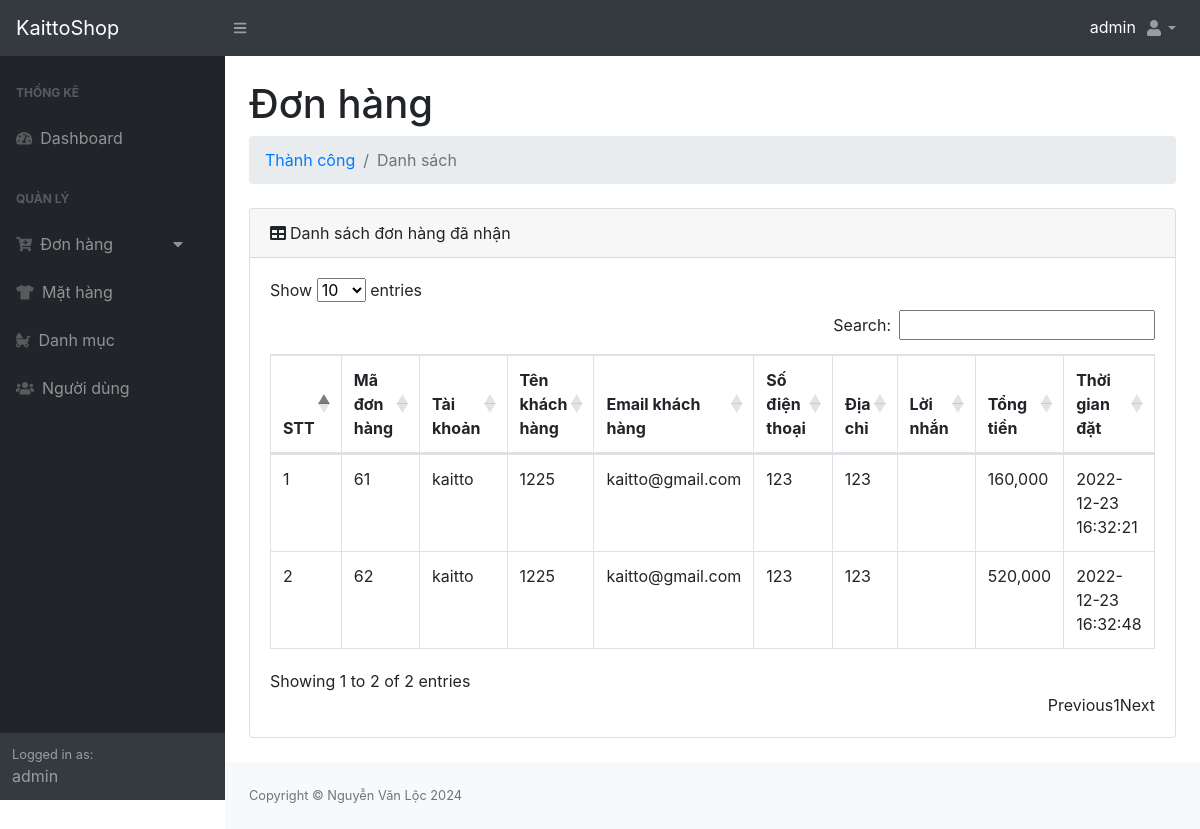
The app's page /?controller=admin&action=da-nhan (signed in) with its own data.
### tables this page shows
CREATE TABLE `transaction` (
  `id` int(11) NOT NULL,
  `status` int(11) NOT NULL,
  `user_id` int(11) DEFAULT NULL,
  `user_name` varchar(200) DEFAULT NULL,
  `user_email` varchar(200) DEFAULT NULL,
  `user_phone` varchar(13) DEFAULT NULL,
  `address` varchar(200) DEFAULT NULL,
  `amount` int(11) DEFAULT NULL,
  `message` text DEFAULT NULL,
  `created` timestamp NOT NULL DEFAULT current_timestamp() ON UPDATE current_timestamp()
);

CREATE TABLE `user` (
  `id` int(11) NOT NULL,
  `username` varchar(200) NOT NULL,
  `password` varchar(200) NOT NULL,
  `fullname` varchar(200) NOT NULL,
  `email` varchar(200) DEFAULT NULL,
  `address` varchar(200) DEFAULT NULL,
  `phone` varchar(13) DEFAULT NULL,
  `level` int(11) NOT NULL,
  `created` timestamp NOT NULL DEFAULT current_timestamp() ON UPDATE current_timestamp()
);

### index.php (called while the page is built)
<?php include('controller/route.php') ?>

### models/db.php (called while the page is built, shortened)
<?php
	 class db{
		private $host ='localhost';
		private $user ='root';
		private $pass = '';
		private $database = "kaittoshop";
		public function connect(){
			$this->conn = new mysqli($this->host,$this->user,$this->pass,$this->database);
			if(!$this->conn){
				die;
			}else{
				mysqli_set_charset($this->conn,'utf8');
				return $this->conn;
			}
		}
	}
?>

### models/adminModel.php (called while the page is built, shortened)
<?php
	class adminModel extends db {
		function select_transaction($status){
			$sql ="SELECT transaction.*,user.username,user.fullname,user.email,user.address address2,user.phone FROM `transaction` LEFT JOIN user on user.id = transaction.user_id WHERE status = $status";
			$data = $this->connect()->query($sql);
			return $data;
		}
	}
?>

### views/admin/donhang/danhan.php (the view, shortened to what this page needs)
<div class="container-fluid">
    <h1 class="mt-4">Đơn hàng</h1>
    <ol class="breadcrumb mb-4">
        <li class="breadcrumb-item"><a href="index.html">Thành công</a></li>
        <li class="breadcrumb-item active">Danh sách</li>
    </ol>
    <div class="card mb-4">
        <div class="card-header"><i class="fas fa-table mr-1"></i>Danh sách đơn hàng đã nhận</div>
        <div class="card-body">
            <div class="table-responsive">
                <table class="table table-bordered" id="dataTable" width="100%" cellspacing="0">
                    <thead>
                        <tr>
                            <th>STT</th>
                            <th>Mã đơn hàng</th>
                            <th>Tài khoản</th>
                            <th>Tên khách hàng</th>
                            <th>Email khách hàng</th>
                            <th>Số điện thoại</th>
                            <th>Địa chỉ</th>
                            <th>Lời nhắn</th>
                            <th>Tổng tiền</th>
                            <th>Thời gian đặt</th>
                        </tr>
                    </thead>
                    <tbody>
                        <?php foreach ($data as $key => $value):?>
                        <tr>
                            <td><?=$key+1?></td>
                            <td><?=$value['id']?></td>
                            <td><?=$value['user_id']==null?'':$value['username']?></td>
                            <td><?=$value['user_id']!==null?$value['fullname']:$value['user_name']?></td>
                            <td><?=$value['user_id']!==null?$value['email']:$value['user_email']?></td>
                            <td><?=$value['user_id']!==null?$value['phone']:$value['user_phone']?></td>
                            <td><?=$value['user_id']!==null?$value['address2']:$value['address']?></td>
                            <td><?=$value['message']?></td>
                            <td><?=number_format($value['amount'])?></td>
                            <td><?=$value['created']?></td>
                        </tr>
                        <?php endforeach ?>
                    </tbody>
                </table>
            </div>
        </div>
    </div>
</div>

### records on screen
transaction: id "61", user.username "kaitto", user.fullname "1225", user.email "kaitto@gmail.com", user.phone "123", user.address "123", amount "160,000", created "2022-12-23 16:32:21"
transaction: id "62", user.username "kaitto", user.fullname "1225", user.email "kaitto@gmail.com", user.phone "123", user.address "123", amount "520,000", created "2022-12-23 16:32:48"

### other values on screen
$_SESSION['user']['username'] "admin"
